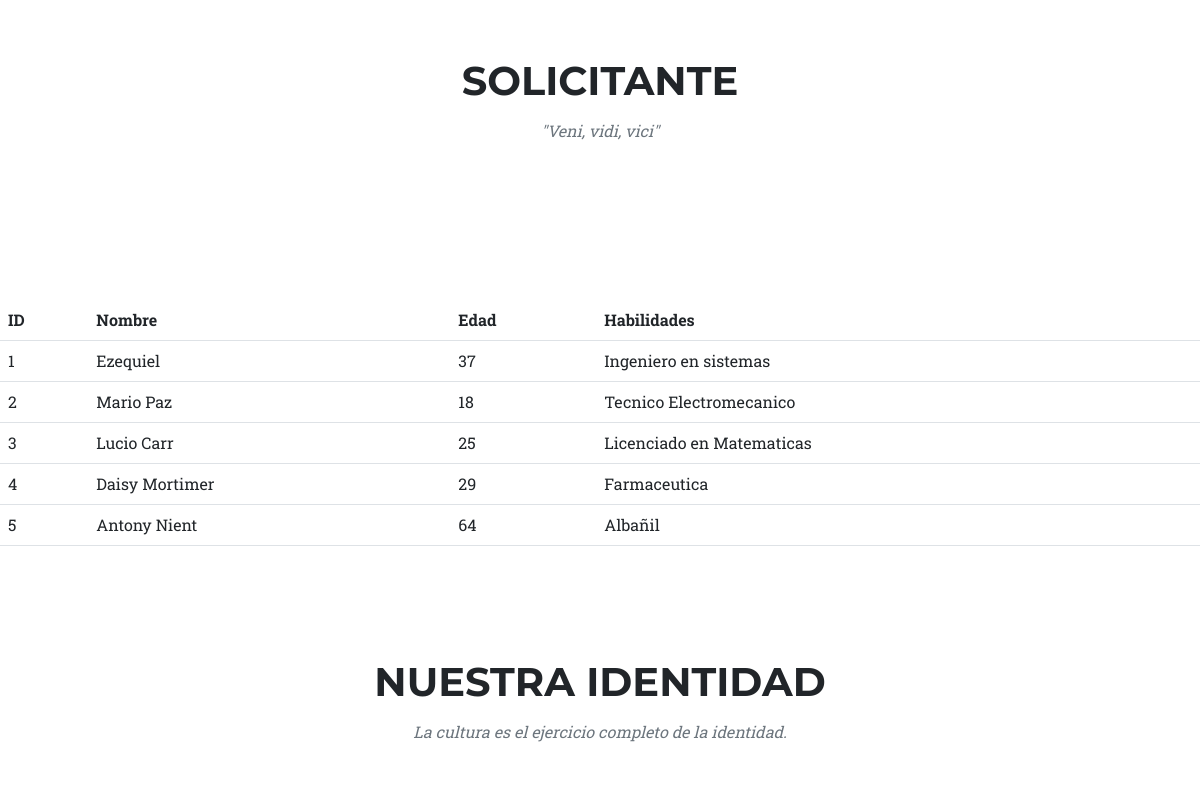
Page /aplicacion/solicitante/ (middle part) on the earlier database version.
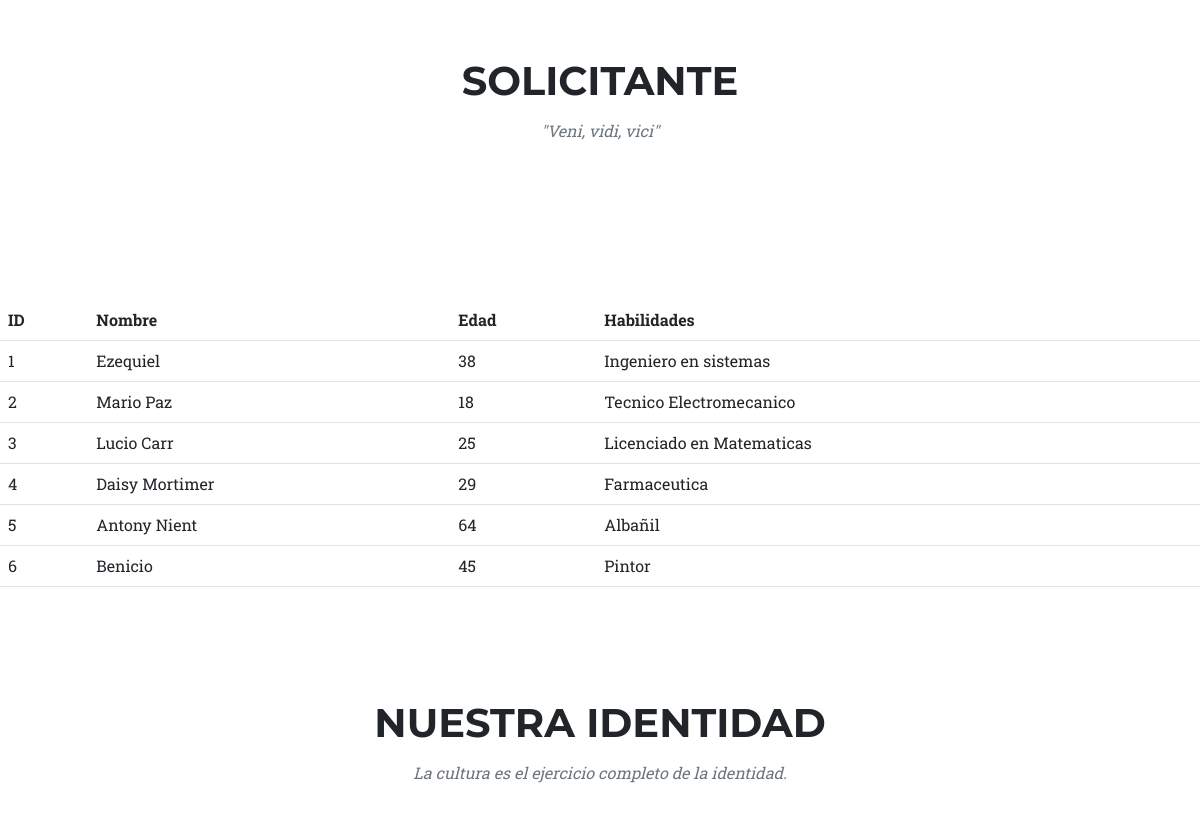
Same page on the later database version.
### aplicacion/models.py (models this page shows, shortened)
class Solicitante(models.Model):
    nombre = models.CharField(max_length=50)
    edad = models.IntegerField()
    habilidades = models.TextField()

### aplicacion/views.py (the view)
# urls.py: path('solicitante/', solicitante, name = "solicitante"),
def solicitante(request):
    ctx = {"solicitante": Solicitante.objects.all()}
    return render(request, "aplicacion/solicitante.html", ctx )

### aplicacion/templates/aplicacion/solicitante.html (shortened to what this page needs)
{% extends 'aplicacion/base.html'%}
{% load static %}
{% block contenido %}
    <section class="page-section" id="services">
        <div class="container">
           <div class="text-center">
             <h2 class="section-heading text-uppercase">Solicitante</h2>
             <h3 class="section-subheading text-muted">"Veni, vidi, vici"</h3>
           </div>
    </section>
    <table class="table">
        <thead>
             <tr>
                <th>ID</th>
                <th>Nombre</th>
                <th>Edad</th>
                <th>Habilidades</th>
             </tr>
        </thead>
        <tbody>
        {% for solicitante in solicitante %}
        <tr>
            <td>{{solicitante.id}}</td>
            <td>{{solicitante.nombre}}</td>
            <td>{{solicitante.edad}}</td>
            <td>{{solicitante.habilidades}}</td>
        </tr>
        {% endfor %}
        </tbody>
    </table>
{% endblock contenido %}

### aplicacion/templates/aplicacion/base.html (shortened to what this page needs)
<!DOCTYPE html>
<html lang="en">
    <head>
        {% load static %}
        <link href="{% static 'aplicacion/css/styles.css'%}" rel="stylesheet" />
    </head>
    <body id="page-top">
        {% block contenido %}{% endblock contenido %}
        <section class="page-section" id="about">
            <div class="container">
                <div class="text-center">
                    <h2 class="section-heading text-uppercase">Nuestra Identidad</h2>
                    <h3 class="section-subheading text-muted">La cultura es el ejercicio completo de la identidad.</h3>
                </div>
            </div>
        </section>
    </body>
</html>

Differences in the rows shown:
changed Solicitante "Ezequiel": edad "37" → "38"
added Solicitante: id "6", nombre "Benicio", edad "45", habilidades "Pintor"
